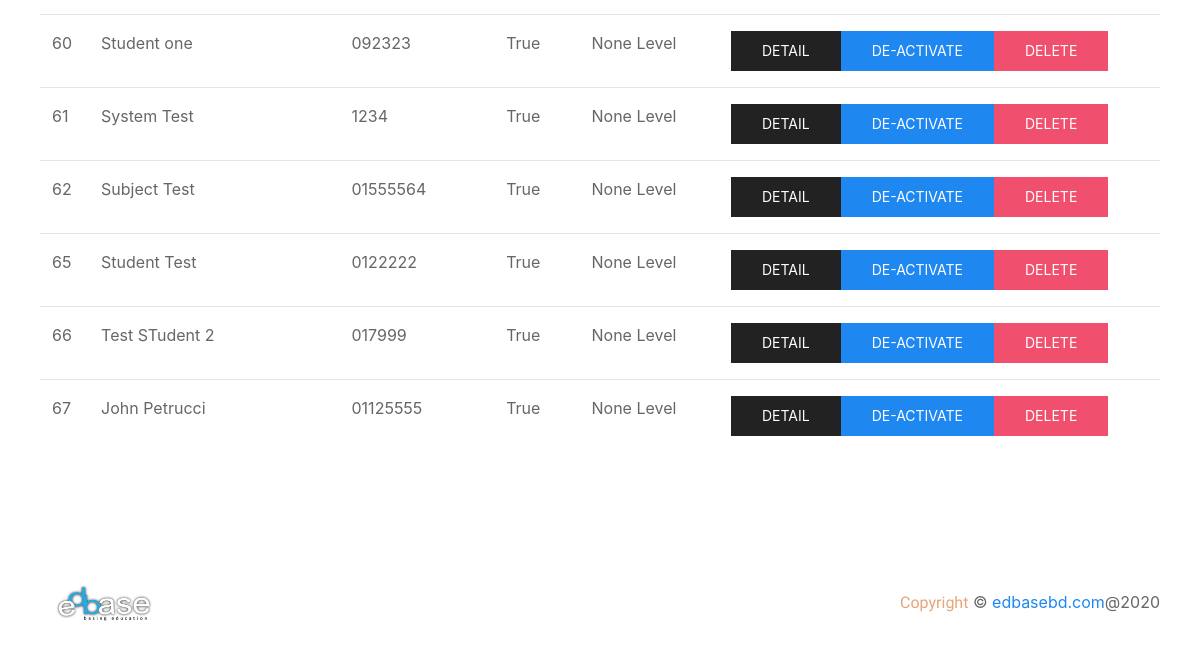
Before: /dashboard/ (signed in, lower part) with the older database file.
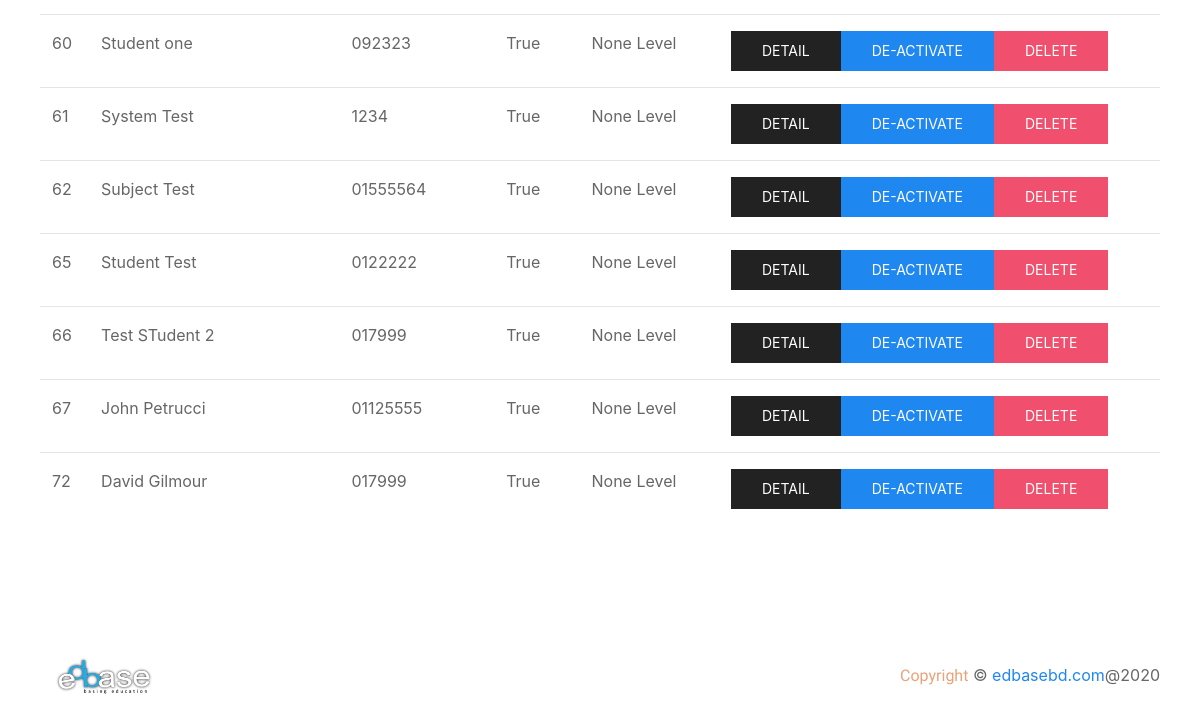
After: the same page with the newer database file.
### applicant/models.py (models this page shows, shortened)
class Student(models.Model):
    user = models.OneToOneField(User, on_delete=models.CASCADE)
    name = models.CharField(max_length=128, null=True, blank=True)
    mobile = models.CharField(max_length=11, null=True, blank=True)
    guardian_mobile = models.CharField(max_length=11, null=True, blank=True)
    email = models.EmailField(max_length=128, null=True, blank=True)
    school = models.CharField(max_length=128, null=True, blank=True)
    status = models.BooleanField(default=False, null=True, blank=True)
    user_type = models.CharField(max_length=128, null=True, blank=True)
    qualification = models.CharField(max_length=128, null=True, blank=True)
    created_at = models.DateTimeField(auto_now_add=True, null=True, blank=True)

### applicant/views.py (the view)
# urls.py: path('dashboard/', views.dashboard, name='dashboard'),
@login_required(login_url='/login/')
def dashboard(request):
    all_students = Student.objects.all()
    if request.session.get('user'):
        return render(request, 'dashboard.html', {'data': all_students, 'user': request.session.get('user')})
    else:
        user = "USER"
        return render(request, 'dashboard.html', {'data': all_students, 'user': user})

### applicant/templates/dashboard.html (shortened to what this page needs)
{% extends 'base.html' %}
{% load static %}
{% block content %}
    <section id="student-list">
        <div class="uk-container">
            <div class="uk-child-width-1@m" uk-grid>
                <div class="uk-margin-large">
                    <table class="uk-table uk-table-hover uk-table-divider">
                        <tbody>
                            {% for student in data %}
                            <tr>
                                <td>{{ student.id }}</td>
                                <td>{{ student.name }}</td>
                                <td>{{ student.mobile }}</td>
                                <td>{{ student.status }}</td>
                                <td>{{ student.qualification }} Level</td>
                                <td class="uk-flex">
                                    <a href="{% url 'studentdetail' student.id %}" class="uk-button uk-button-secondary">Detail</a>
                                    {% if student.status is False %}
                                    <a href="{% url 'activate' student.id %}" class="uk-button uk-button-primary">Activate</a>
                                    {% else %}
                                    <a href="{% url 'deactivate' student.id %}" class="uk-button uk-button-primary">De-Activate</a>
                                    {% endif %}
                                    <a href="{% url 'deletestudent' student.id %}" class="uk-button uk-button-danger">Delete</a>
                                </td>
                            </tr>
                            {% endfor %}
                        </tbody>
                    </table>
                </div>
            </div>
        </div>
    </section>
    <section id="footer">
        <div class="uk-padding">
            <div class="uk-flex uk-flex-wrap uk-flex-wrap-around uk-flex-between uk-flex-middle">
                <a class="uk-navbar-item uk-logo logo-size" href="/"><img src="/static/img/edbase.png" alt="zeros"></a>
                <p class="uk-text-center"> <span class="zeros-sub-head copy">Copyright</span>  © <a href="/">edbasebd.com</a>@2020</p>
            </div>
        </div>
    </section>
{% endblock %}

Changed rows visible on the page:
added Student: id "72", name "David Gilmour", mobile "017999", status "True", qualification "None", shows "DE-ACTIVATE"
